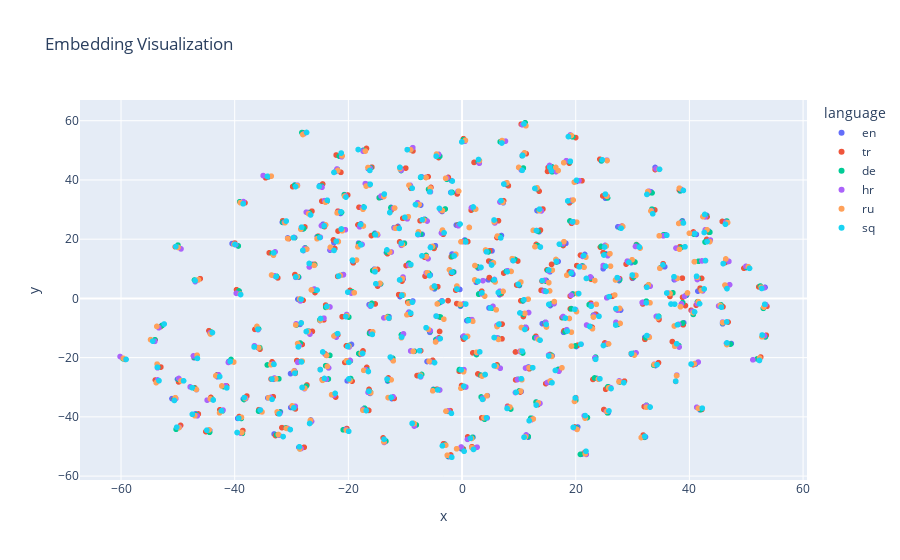

Source (notebook cell):
### Code cell
Embedder.visualize_embeddings(normalized_embed, metadatas, reduction_method="tsne")

### Figure 1 — Plotly figure (JSON) as saved in the notebook; plotly's stock layout.template omitted (floating-point values rounded to 4 significant figures; data arrays with more than 128 entries replaced by an {"elided": "..."} marker saying what was removed)
{"data": [{"customdata": {"elided": "300x3 str values"}, "hovertemplate": "language=%{customdata[1]}<br>x=%{x}<br>y=%{y}<br>dataset_name=%{customdata[0]}<br>id=%{customdata[2]}<extra></extra>", "legendgroup": "en", "marker": {"color": "#636efa", "symbol": "circle"}, "mode": "markers", "name": "en", "showlegend": true, "x": {"elided": "300 float values"}, "xaxis": "x", "y": {"elided": "300 float values"}, "yaxis": "y", "type": "scattergl"}, {"customdata": {"elided": "300x3 str values"}, "hovertemplate": "language=%{customdata[1]}<br>x=%{x}<br>y=%{y}<br>dataset_name=%{customdata[0]}<br>id=%{customdata[2]}<extra></extra>", "legendgroup": "tr", "marker": {"color": "#EF553B", "symbol": "circle"}, "mode": "markers", "name": "tr", "showlegend": true, "x": {"elided": "300 float values"}, "xaxis": "x", "y": {"elided": "300 float values"}, "yaxis": "y", "type": "scattergl"}, {"customdata": {"elided": "300x3 str values"}, "hovertemplate": "language=%{customdata[1]}<br>x=%{x}<br>y=%{y}<br>dataset_name=%{customdata[0]}<br>id=%{customdata[2]}<extra></extra>", "legendgroup": "de", "marker": {"color": "#00cc96", "symbol": "circle"}, "mode": "markers", "name": "de", "showlegend": true, "x": {"elided": "300 float values"}, "xaxis": "x", "y": {"elided": "300 float values"}, "yaxis": "y", "type": "scattergl"}, {"customdata": {"elided": "300x3 str values"}, "hovertemplate": "language=%{customdata[1]}<br>x=%{x}<br>y=%{y}<br>dataset_name=%{customdata[0]}<br>id=%{customdata[2]}<extra></extra>", "legendgroup": "hr", "marker": {"color": "#ab63fa", "symbol": "circle"}, "mode": "markers", "name": "hr", "showlegend": true, "x": {"elided": "300 float values"}, "xaxis": "x", "y": {"elided": "300 float values"}, "yaxis": "y", "type": "scattergl"}, {"customdata": {"elided": "300x3 str values"}, "hovertemplate": "language=%{customdata[1]}<br>x=%{x}<br>y=%{y}<br>dataset_name=%{customdata[0]}<br>id=%{customdata[2]}<extra></extra>", "legendgroup": "ru", "marker": {"color": "#FFA15A", "symbol": "circle"}, "mode": "markers", "name": "ru", "showlegend": true, "x": {"elided": "300 float values"}, "xaxis": "x", "y": {"elided": "300 float values"}, "yaxis": "y", "type": "scattergl"}, {"customdata": {"elided": "300x3 str values"}, "hovertemplate": "language=%{customdata[1]}<br>x=%{x}<br>y=%{y}<br>dataset_name=%{customdata[0]}<br>id=%{customdata[2]}<extra></extra>", "legendgroup": "sq", "marker": {"color": "#19d3f3", "symbol": "circle"}, "mode": "markers", "name": "sq", "showlegend": true, "x": {"elided": "300 float values"}, "xaxis": "x", "y": {"elided": "300 float values"}, "yaxis": "y", "type": "scattergl"}], "layout": {"xaxis": {"anchor": "y", "domain": [0.0, 1.0], "title": {"text": "x"}}, "yaxis": {"anchor": "x", "domain": [0.0, 1.0], "title": {"text": "y"}}, "legend": {"title": {"text": "language"}, "tracegroupgap": 0}, "title": {"text": "Embedding Visualization"}}}
